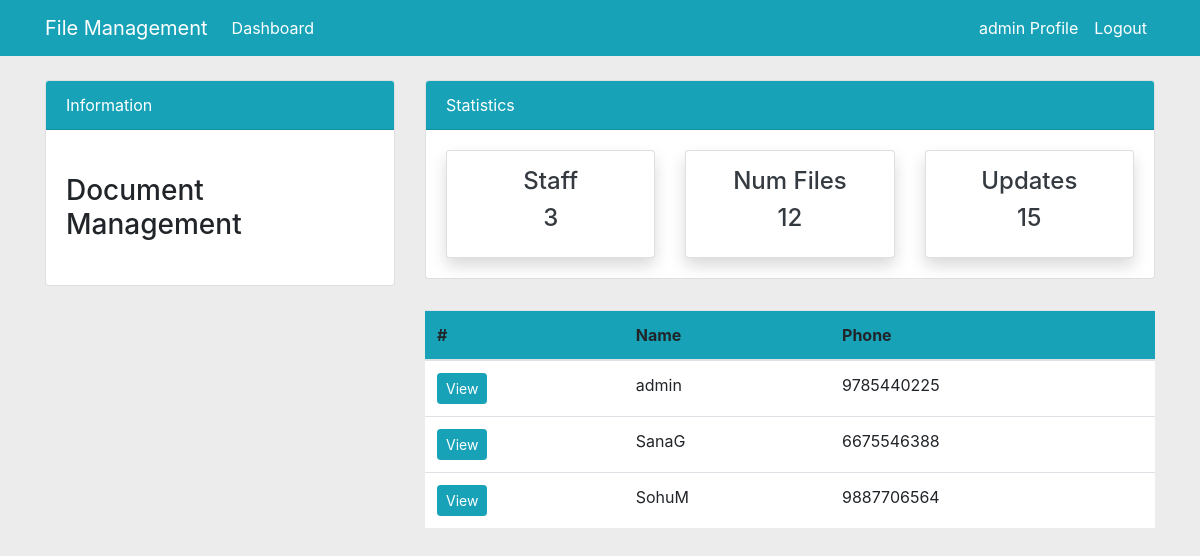
Screenshot of /staff (signed in) with the database file from the repository.
### User/models.py (models this page shows, shortened)
class Profile(models.Model):
    staff = models.OneToOneField(User,on_delete=models.CASCADE,null=True)
    address = models.CharField(max_length=200,null=True)
    phone = models.CharField(max_length=10,null=True)
    image = models.ImageField(upload_to="ProfilePics")

### Dashboard/views.py (the view)
# urls.py: path("staff",views.staff,name='d-staff'),
@login_required(login_url="u-login")
def staff(request):
    files_all = File_Upload.objects.all().count()
    users = Profile.objects.all()
    users_all = users.count()
    updates = Updates.objects.all()
    all_updates = updates.count()
    return render(request,"Dashboard/staff.html",{
        "count_p":files_all,
        "User":users,
        "count_s":users_all,
        "count_up":all_updates
    })

### templates/Dashboard/staff.html (shortened to what this page needs)
{% extends 'partials/base.html' %}
{% block "content" %}
{% include "partials/topside.html" %}
   <div class="container">
    <div class="row mt-4">
        <div class="col-md-4">  </div>
        <div class="col-md-8">
           <table class="table bg-white">
               <thead class="bg-info">
                 <tr>
                   <th scope="col">#</th>
                   <th scope="col">Name</th>
                   <th scope="col">Phone</th>
                 </tr>
              </thead>
               <tbody>
                    {% for p in User %}
                      <tr>
                        <th scope="row"> <a class="btn btn-info btn-sm" href="">View</a></th>
                        <td> {{ p.staff.username }} </td>
                        <td> {{ p.phone }} </td>
                      </tr>
                      {% endfor %}
                </tbody>
             </table>
        </div>
    </div>
</div>
{% endblock "content" %}

### templates/partials/nav.html (shortened to what this page needs)
    <nav class="navbar navbar-expand-lg navbar-info bg-info">
        <div class="container">
            <a class="navbar-brand text-white" href="{% url 'd-index' %}">File Management</a>
            <div class="collapse navbar-collapse" id="navbarSupportedContent">
            <ul class="navbar-nav mr-auto">
                <li class="nav-item active">
                <a class="nav-link text-white" href="{% url 'd-index' %}">Dashboard</a> <span class="sr-only">(current)</span></a>
                </li>
            </ul>
            <ul class="navbar-nav ml-auto">
                            {% if user.is_authenticated %}
                                    <li class="nav-item active">
                                        <a class="nav-link text-white" href="{% url 'u-profile' %}">{{ user.username }} Profile <span class="sr-only">(current)</span></a>
                                    </li>
                                    <li class="nav-item">
                                        <a class="nav-link text-white " href="{% url 'u-logout' %}">Logout</a>
                                    </li>
                            {% endif %}
            </ul>
            </div>
        </div>
    </nav>

### static/styles.css (style rules this page uses)
body { background-color: #ECECEC; }

### rows the page displays
Profile: staff.username "admin", phone "9785440225"
Profile: staff.username "SanaG", phone "6675546388"
Profile: staff.username "SohuM", phone "9887706564"

### other values shown
{{ user.username }} "admin"
{{ count_s }} "3"
{{ count_p }} "12"
{{ count_up }} "15"
